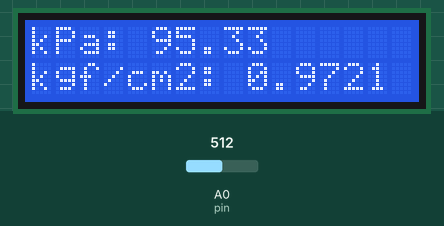
Recording of a sketch running on a simulated Arduino Uno, built with avr-gcc and run on an emulated ATmega328P. On the bench: 16×2 character LCD. The test bench sets the inputs (shaded band); at power-on: A0 (pin) = 512. Storage starts empty; what the sketch prints to the serial monitor is not drawn.

Above: at 1.2 s.
At 2.2 s:
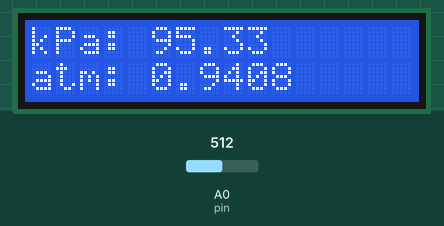
2.3 s: A0 (pin) set to 716
At 3.9 s:
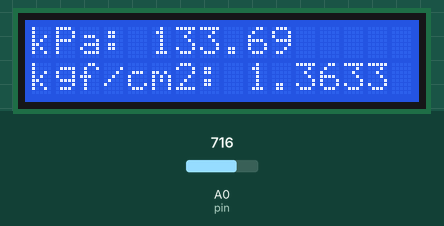
5.6 s: A0 (pin) set to 900
At 6.9 s:
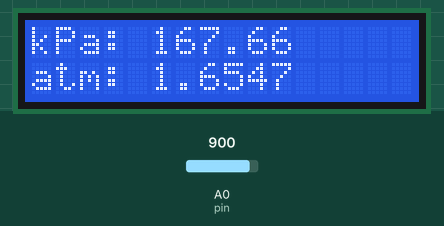
8.6 s: A0 (pin) set to 1010
At 9.6 s:
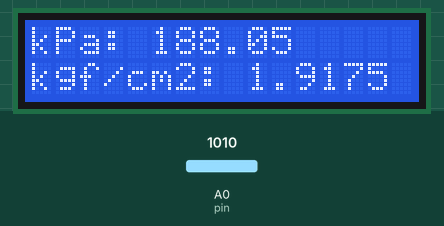
Timing chart, 0 to 11.6 s (numbered marks = the images above; inputs shaded):
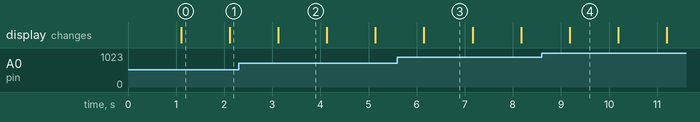

The sketch:

codigo_novo_KPa.SD.ino
```cpp
#include <LiquidCrystal.h>
#include <SD.h>

// Inicializa o display LCD com os pinos RS, E, D4, D5, D6, D7
LiquidCrystal lcd(12, 11, 5, 4, 3, 2);

const int pin = A0; // Pino de leitura
const int chipSelect = 4; // Pino CS para o módulo SD

const float fator_atm = 0.0098692327;
const float fator_kgf_cm2 = 0.0101971621;

File dataFile;

void setup() {
  lcd.begin(16, 2);
  lcd.print("Sensor Pressao");
  delay(1000);
  lcd.clear();

  Serial.begin(115200); // Inicializa a serial

  // Inicializa o módulo SD
  if (!SD.begin(chipSelect)) {
    lcd.clear();
    lcd.setCursor(0, 0);
    lcd.print("Erro SD");
    while (1); // Trava o código em caso de erro
  }

  dataFile = SD.open("dados.txt", FILE_WRITE);
  if (!dataFile) {
    lcd.clear();
    lcd.setCursor(0, 0);
    lcd.print("Erro abrir arquivo");
    while (1); // Trava o código em caso de erro
  }
}

void loop() {
  float medidas = analogRead(pin); // Lê o valor do ADC
  float pressao = calculaPressao(medidas); // Calcula a pressão

  lcd.clear();
  lcd.setCursor(0, 0);
  lcd.print("kPa: ");
  lcd.print(pressao, 2);

  lcd.setCursor(0, 1);
  if (millis() % 2000 < 1000) {
    lcd.print("atm: ");
    lcd.print(pressao * fator_atm, 4);
  } else {
    lcd.print("kgf/cm2: ");
    lcd.print(pressao * fator_kgf_cm2, 4);
  }

  Serial.print("ADC: ");
  Serial.println(medidas);
  Serial.print("Pressao kPa: ");
  Serial.println(pressao, 2);

  // Salvando dados no arquivo SD
  if (dataFile) {
    dataFile.print("ADC: ");
    dataFile.print(medidas);
    dataFile.print(", Pressao kPa: ");
    dataFile.println(pressao, 2);
    dataFile.flush(); // Garante que os dados sejam escritos no cartão SD
  }

  delay(1000);
}

float calculaPressao(float medida) {
  return ((corrigeMedida(medida) / 3.3) - 0.04) / 0.0012858;
}

float corrigeMedida(float x) {
  return 4.821e-02 + 1.181e-03 * x - 6.64e-07 * x * x + 5.236e-10 * x * x * x
         - 2.02e-13 * x * x * x * x + 3.81e-17 * x * x * x * x * x
         - 2.896e-21 * x * x * x * x * x * x;
}
```

Measured:
- after the input at 2.3 s, the display: changes after 0.82 s (image 2)
- after the input at 5.6 s, the display: changes after 0.55 s (image 3)
- after the input at 8.6 s, the display: changes after 0.58 s (image 4)
- what the display in image 0 shows lasts 1.0 s, from 1.1 s to 2.1 s
